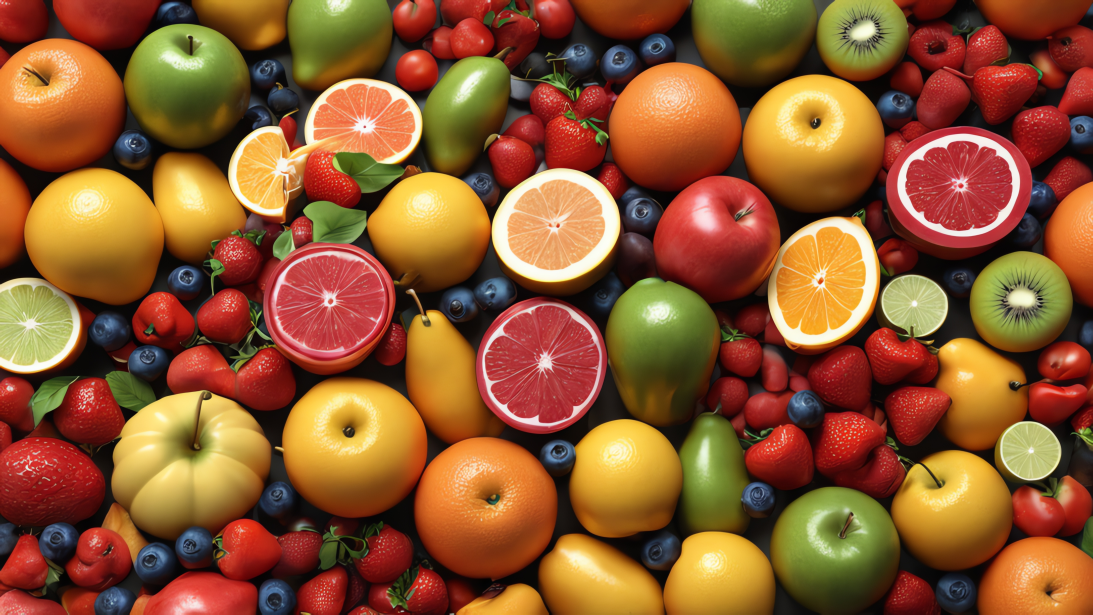
#> input picture real.jpg, 5464 x 3072 px (shown at 1/5 size)
$ python -i train2.py   (imports and definitions only)
#> lines starting #> are read from the running program, lines starting #| are printed output that depends on the picture; after the words box and inside, x2 and y2 are one past the last pixel; in counts of white or black regions, pixels touching at a corner belong together
#> further down, picture is the input picture: shape (3072, 5464, 3); mean B, G, R 46.9, 86.7, 140.3
import os
import numpy as np
import cv2
import tensorflow as tf
from sklearn.model_selection import train_test_split
from tensorflow.keras.models import Sequential
from tensorflow.keras.layers import Dense, Flatten, Conv2D, MaxPooling2D

# Function to extract features
def extract_features(image):
    # Convert image to HSV color space
    hsv_image = cv2.cvtColor(image, cv2.COLOR_BGR2HSV)
#> hsv_image: shape (3072, 5464, 3); mean H, S, V 33, 171.7, 143.4

    #  color features
    mean_hue = np.mean(hsv_image[:, :, 0])
#> mean_hue = 33.03
    mean_saturation = np.mean(hsv_image[:, :, 1])
#> mean_saturation = 171.7
    mean_value = np.mean(hsv_image[:, :, 2])
#> mean_value = 143.4
    std_hue = np.std(hsv_image[:, :, 0])
#> std_hue = 49.1
    std_saturation = np.std(hsv_image[:, :, 1])
#> std_saturation = 59.19
    std_value = np.std(hsv_image[:, :, 2])
#> std_value = 74.77

    #  texture features (using LBP)
    gray_image = cv2.cvtColor(image, cv2.COLOR_BGR2GRAY)
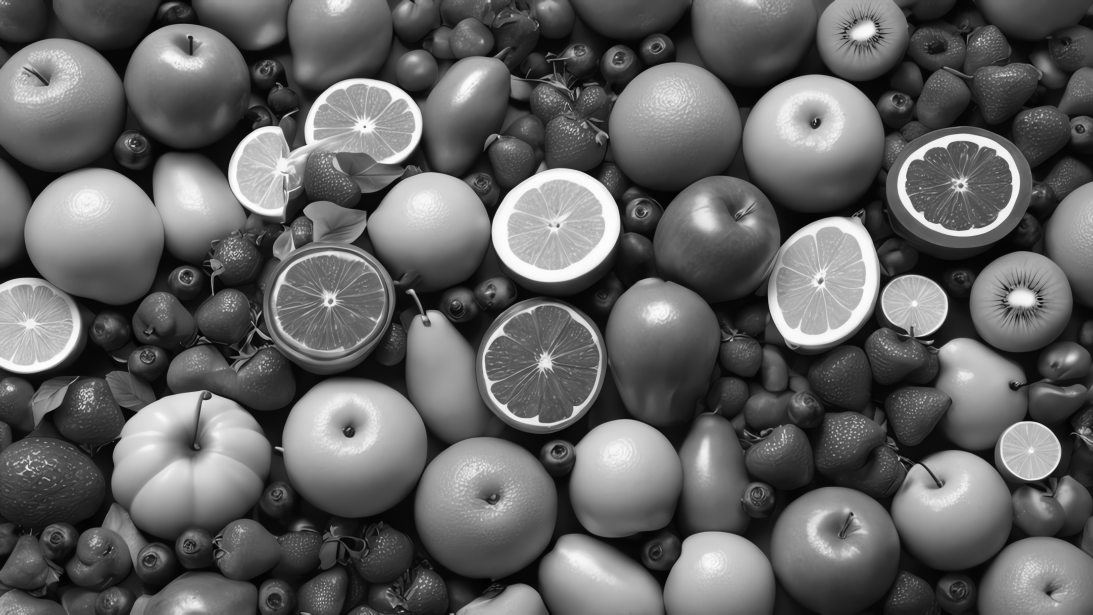
#> gray_image: shape (3072, 5464) (shown at 1/5 size); min 0, max 254, mean 98.2
    lbp = cv2.calcHist([gray_image], [0], None, [256], [0, 256])  # Using histogram as a simple feature
#> lbp = 256 values, max 159753 at index 8, min 0 at index 255, mean 65568
    contrast = np.mean(lbp)
#> contrast = 65568
    energy = np.sum(lbp ** 2)
#> energy = 1.38e+12

    #  shape features
    gray_image_bin = cv2.threshold(gray_image, 127, 255, cv2.THRESH_BINARY)[1]
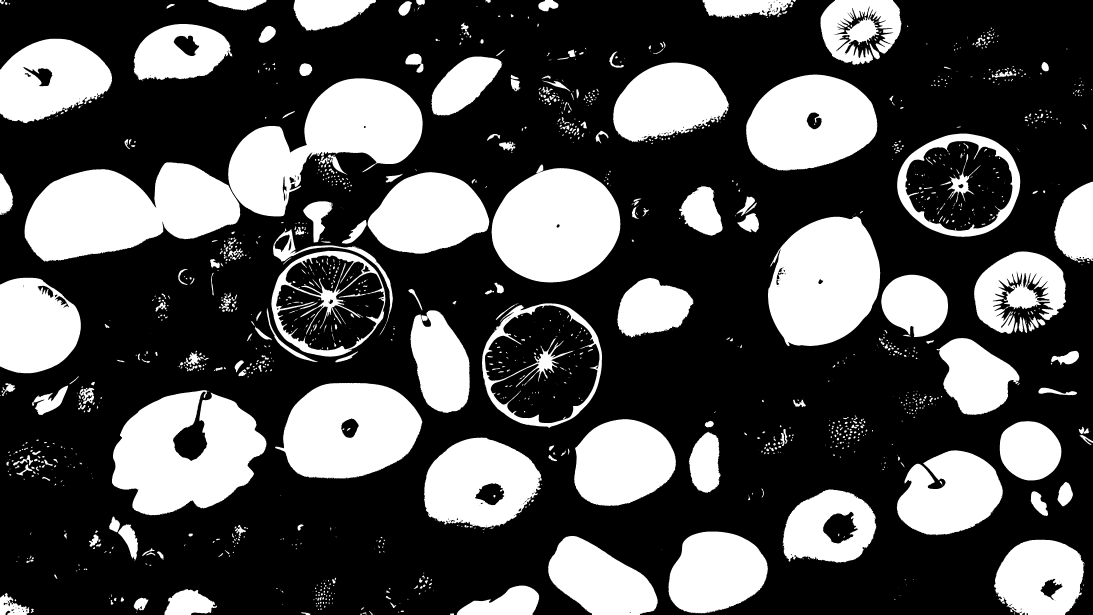
#> gray_image_bin: shape (3072, 5464) (shown at 1/5 size); 31.6% white; 1810 white regions (632 under 20 px)
    contours, _ = cv2.findContours(gray_image_bin, cv2.RETR_EXTERNAL, cv2.CHAIN_APPROX_SIMPLE)
#> contours = 1479 contours, 631 with area under 20; largest, box (x1, y1, x2, y2) and area: (123, 811, 1202, 1308) 350418, (1141, 392, 2113, 1082) 318588, (560, 1951, 1332, 2576) 318214, (2410, 1517, 3010, 2139) 290423, (2458, 840, 3102, 1412) 282133
    area = sum(cv2.contourArea(c) for c in contours)
#> area = 5902053
    perimeter = sum(cv2.arcLength(c, True) for c in contours)
#> perimeter = 129109.4
    aspect_ratio = (perimeter ** 2) / (4 * np.pi * area) if area > 0 else 0
#> aspect_ratio = 224.8

    return np.array([
        mean_hue, mean_saturation, mean_value,
        std_hue, std_saturation, std_value,
        contrast, energy,
        area, perimeter, aspect_ratio
    ])

# Loading images and labels
def load_data(dataset_path):
    images = []
    labels = []
    features = []

    # Loading good quality fruits
    good_path = os.path.join(dataset_path, 'Good Quality_Fruits')
    for category in os.listdir(good_path):
        category_path = os.path.join(good_path, category)
        if os.path.isdir(category_path):
            for img_name in os.listdir(category_path):
                img_path = os.path.join(category_path, img_name)
                if os.path.isfile(img_path) and img_name.lower().endswith(('.png', '.jpg', '.jpeg')):
                    img = cv2.imread(img_path)
                    img_resized = cv2.resize(img, (150, 150))
                    images.append(img_resized)
                    labels.append(1)  # Good quality
                    features.append(extract_features(img_resized))

    # Loading bad quality fruits
    bad_path = os.path.join(dataset_path, 'Bad Quality_Fruits')
    for category in os.listdir(bad_path):
        category_path = os.path.join(bad_path, category)
        if os.path.isdir(category_path):
            for img_name in os.listdir(category_path):
                img_path = os.path.join(category_path, img_name)
                if os.path.isfile(img_path) and img_name.lower().endswith(('.png', '.jpg', '.jpeg')):
                    img = cv2.imread(img_path)
                    img_resized = cv2.resize(img, (150, 150))
                    images.append(img_resized)
                    labels.append(0)  # Bad quality
                    features.append(extract_features(img_resized))

    print(f"Total images loaded: {len(images)}")
    return np.array(images), np.array(labels), np.array(features)

# Set the dataset path
dataset_path = "C:/Users/ASHISH/trial/dataset"

# Load the data
# [1 line that did not run here, left out]

# Check if any images were loaded
# [33 lines not run here, left out]

>>> import cv2
>>> picture = cv2.imread('real.jpg')
>>> result = extract_features(picture)
#> result = [33.03, 171.7, 143.4, 49.1, 59.19, 74.77, 65568, 1.38e+12, 5902053, 129109.4, 224.8]
